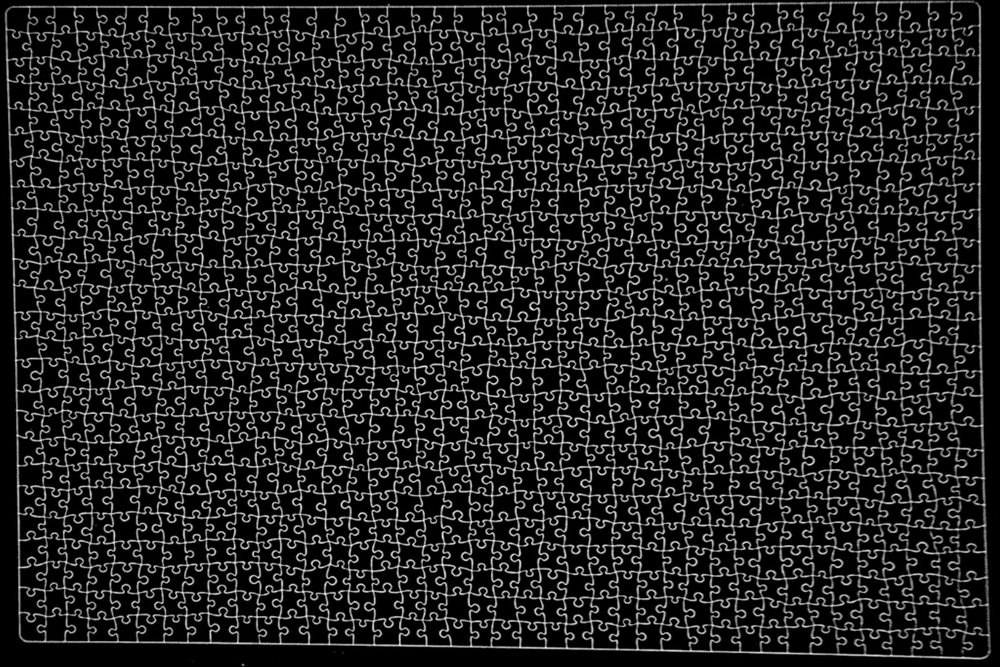
#> input picture data/boards/board_input_test/debug_import/normalized.png, 1000 x 667 px, shrunk from 3000 x 2000 before the run
$ python segment_grid_watershed.py --image ../data/boards/board_input_test/debug_import/normalized.png
#> lines starting #> are read from the running program, lines starting #| are printed output that depends on the picture; after the words box and inside, x2 and y2 are one past the last pixel; in counts of white or black regions, pixels touching at a corner belong together
"""
Grid-Prior Watershed Puzzle Segmentation
=========================================
Segments a binary puzzle grid image (white lines on black) into individual
puzzle slots using a constrained watershed approach.

Known constraints:
  - Grid is 40 columns × 25 rows = 1000 pieces
  - Each piece has 4 sides with concave/convex tabs
  - No merged pieces allowed
  - No irregular shapes allowed
"""

from __future__ import annotations

import argparse
import json
import sys
import time
from pathlib import Path

import cv2
import numpy as np
from scipy import ndimage


# ---------------------------------------------------------------------------
# Step 1: Morphological gap closing
# ---------------------------------------------------------------------------

def directional_close(mask: np.ndarray, length: int = 15, iterations: int = 1) -> np.ndarray:
    """
    Close gaps using directional (linear) structuring elements at 0°, 45°, 90°, 135°.
    This is more effective than a square kernel for line-like structures.
    """
    result = mask.copy()

    angles = [0, 45, 90, 135]
    for angle in angles:
        # Create a line structuring element
        kernel = _line_kernel(length, angle)
        closed = cv2.morphologyEx(result, cv2.MORPH_CLOSE, kernel, iterations=iterations)
        result = cv2.bitwise_or(result, closed)

    return result


def _line_kernel(length: int, angle_deg: int) -> np.ndarray:
    """Create a line-shaped structuring element at a given angle."""
    length = max(3, length)
    if length % 2 == 0:
        length += 1

    kernel = np.zeros((length, length), dtype=np.uint8)
    center = length // 2
    angle_rad = np.deg2rad(angle_deg)

    for i in range(length):
        offset = i - center
        x = int(round(center + offset * np.cos(angle_rad)))
        y = int(round(center - offset * np.sin(angle_rad)))
        if 0 <= x < length and 0 <= y < length:
            kernel[y, x] = 1

    return kernel


def close_small_gaps(mask: np.ndarray, kernel_size: int = 5, iterations: int = 2) -> np.ndarray:
    """Standard morphological close with a small square kernel."""
    kernel = np.ones((kernel_size, kernel_size), dtype=np.uint8)
    return cv2.morphologyEx(mask, cv2.MORPH_CLOSE, kernel, iterations=iterations)


# ---------------------------------------------------------------------------
# Step 2: Skeleton endpoint bridging (multi-round)
# ---------------------------------------------------------------------------

def skeletonize(mask: np.ndarray) -> np.ndarray:
    """Thin the white lines to 1px skeleton using OpenCV morphology."""
    try:
        from skimage.morphology import skeletonize as sk_skeletonize
        binary = mask > 0
        skeleton = sk_skeletonize(binary).astype(np.uint8) * 255
        return skeleton
    except ImportError:
        # Fallback: OpenCV-based skeletonization
        binary = (mask > 0).astype(np.uint8) * 255
        skeleton = np.zeros_like(binary)
        element = cv2.getStructuringElement(cv2.MORPH_CROSS, (3, 3))
        while True:
            opened = cv2.morphologyEx(binary, cv2.MORPH_OPEN, element)
            temp = cv2.subtract(binary, opened)
            eroded = cv2.erode(binary, element)
            skeleton = cv2.bitwise_or(skeleton, temp)
            binary = eroded
            if cv2.countNonZero(binary) == 0:
                break
        return skeleton


def find_endpoints(skeleton: np.ndarray) -> list[tuple[int, int]]:
    """Find endpoints of skeleton (pixels with exactly 1 neighbor)."""
    binary = (skeleton > 0).astype(np.uint8)
    neighbor_kernel = np.array([[1, 1, 1], [1, 0, 1], [1, 1, 1]], dtype=np.uint8)
    neighbor_count = cv2.filter2D(binary, -1, neighbor_kernel, borderType=cv2.BORDER_CONSTANT)
    ys, xs = np.where((binary == 1) & (neighbor_count == 1))
    return list(zip(xs.astype(int).tolist(), ys.astype(int).tolist()))


def bridge_endpoints(
    skeleton: np.ndarray,
    gap_limit: int = 40,
    max_rounds: int = 5,
) -> np.ndarray:
    """
    Multi-round endpoint bridging. Each round:
    1. Find all endpoints
    2. For each endpoint, find closest other endpoint within gap_limit
    3. Connect them with a line
    4. Re-skeletonize? No, just repeat endpoint finding.
    """
    output = skeleton.copy()

    for round_num in range(max_rounds):
        endpoints = find_endpoints(output)
        if len(endpoints) < 2:
            break

        # Build a KD-tree-like approach (simple for small counts)
        connected = 0
        used = set()

        # Sort by x then y for deterministic pairing
        endpoints_sorted = sorted(endpoints)

        for i, p1 in enumerate(endpoints_sorted):
            if p1 in used:
                continue

            best_dist = float('inf')
            best_p2 = None

            for j, p2 in enumerate(endpoints_sorted):
                if i == j or p2 in used:
                    continue

                dx = p1[0] - p2[0]
                dy = p1[1] - p2[1]
                dist = (dx * dx + dy * dy) ** 0.5

                if dist < best_dist and 0 < dist <= gap_limit:
                    best_dist = dist
                    best_p2 = p2

            if best_p2 is not None:
                cv2.line(output, p1, best_p2, 255, 1)
                used.add(p1)
                used.add(best_p2)
                connected += 1

        if connected == 0:
            break

    return output


# ---------------------------------------------------------------------------
# Step 3: Grid-Prior seed generation
# ---------------------------------------------------------------------------

def generate_grid_seeds(
    free_space: np.ndarray,
    rows: int,
    cols: int,
    search_radius: int = 0,
) -> list[tuple[int, int]]:
    """
    Generate seeds at grid cell centers. If a center falls on a wall pixel,
    search nearby for the nearest free-space pixel.
    """
    height, width = free_space.shape
    cell_w = width / cols
    cell_h = height / rows

    if search_radius <= 0:
        search_radius = int(min(cell_w, cell_h) * 0.35)

    seeds = []
    for r in range(rows):
        for c in range(cols):
            cx = int((c + 0.5) * cell_w)
            cy = int((r + 0.5) * cell_h)

            # Clamp to image bounds
            cx = min(max(0, cx), width - 1)
            cy = min(max(0, cy), height - 1)

            if free_space[cy, cx] > 0:
                seeds.append((cx, cy))
            else:
                # Search for nearest free pixel
                found = _find_nearest_free(free_space, cx, cy, search_radius)
                if found is not None:
                    seeds.append(found)
                else:
                    # Expand search
                    found = _find_nearest_free(free_space, cx, cy, search_radius * 2)
                    if found is not None:
                        seeds.append(found)

    return seeds


def _find_nearest_free(mask: np.ndarray, cx: int, cy: int, radius: int) -> tuple[int, int] | None:
    """Find the nearest non-zero pixel to (cx, cy) within a square radius."""
    h, w = mask.shape
    best_dist = float('inf')
    best = None

    y1 = max(0, cy - radius)
    y2 = min(h - 1, cy + radius)
    x1 = max(0, cx - radius)
    x2 = min(w - 1, cx + radius)

    # Extract sub-region for efficiency
    sub = mask[y1:y2+1, x1:x2+1]
    ys, xs = np.where(sub > 0)

    if len(xs) == 0:
        return None

    # Find closest
    dists = (xs - (cx - x1)) ** 2 + (ys - (cy - y1)) ** 2
    idx = np.argmin(dists)
    return (int(xs[idx]) + x1, int(ys[idx]) + y1)


# ---------------------------------------------------------------------------
# Step 4: Watershed segmentation
# ---------------------------------------------------------------------------

def run_watershed(
    free_space: np.ndarray,
    seeds: list[tuple[int, int]],
    edge_map: np.ndarray | None = None,
) -> np.ndarray:
    """
    Run marker-controlled watershed.

    Args:
        free_space: Binary mask where 255 = free space, 0 = wall
        seeds: List of (x, y) seed points
        edge_map: Optional gradient/edge image for watershed energy

    Returns:
        labels: Integer array where each pixel has its label (1-indexed)
    """
    # Create markers
    markers = np.zeros(free_space.shape, dtype=np.int32)
    for label_id, (x, y) in enumerate(seeds, start=1):
        markers[y, x] = label_id

    if edge_map is not None:
        # Use edge map as the gradient for watershed
        if len(edge_map.shape) == 2:
            bgr = cv2.cvtColor(edge_map, cv2.COLOR_GRAY2BGR)
        else:
            bgr = edge_map
    else:
        # Create a gradient image from the free space
        gray = cv2.bitwise_not(free_space)
        bgr = cv2.cvtColor(gray, cv2.COLOR_GRAY2BGR)

    labels = cv2.watershed(bgr, markers)
    return labels


# ---------------------------------------------------------------------------
# Step 5: Slot extraction and validation
# ---------------------------------------------------------------------------

def extract_slots(
    labels: np.ndarray,
    free_space: np.ndarray,
    num_seeds: int,
    min_area: int = 500,
    max_area: int | None = None,
    border_margin: int = 5,
) -> list[dict]:
    """
    Extract individual slot masks from watershed labels.
    Validate each slot for reasonable shape.
    """
    height, width = labels.shape
    slots = []

    for label_id in range(1, num_seeds + 1):
        # Only count pixels that are in free space
        region_mask = ((labels == label_id) & (free_space > 0)).astype(np.uint8) * 255
        area = cv2.countNonZero(region_mask)

        if area < min_area:
            continue
        if max_area is not None and area > max_area:
            continue

        # Find bounding box
        ys, xs = np.where(region_mask > 0)
        if len(xs) == 0:
            continue

        x_min, x_max = int(xs.min()), int(xs.max())
        y_min, y_max = int(ys.min()), int(ys.max())
        bbox_w = x_max - x_min + 1
        bbox_h = y_max - y_min + 1

        # Check if touches border
        touches = (x_min <= border_margin or y_min <= border_margin or
                   x_max >= width - border_margin or y_max >= height - border_margin)

        # Find contour
        contours, _ = cv2.findContours(region_mask, cv2.RETR_EXTERNAL, cv2.CHAIN_APPROX_SIMPLE)
        if not contours:
            continue

        contour = max(contours, key=cv2.contourArea)
        perimeter = cv2.arcLength(contour, True)
        hull = cv2.convexHull(contour)
        hull_area = cv2.contourArea(hull)
        solidity = area / hull_area if hull_area > 0 else 0

        # Center
        M = cv2.moments(contour)
        if M["m00"] > 0:
            cx = int(M["m10"] / M["m00"])
            cy = int(M["m01"] / M["m00"])
        else:
            cx = (x_min + x_max) // 2
            cy = (y_min + y_max) // 2

        slots.append({
            "label_id": label_id,
            "area": area,
            "perimeter": round(perimeter, 1),
            "bbox": [x_min, y_min, bbox_w, bbox_h],
            "center": [cx, cy],
            "solidity": round(solidity, 3),
            "touches_border": touches,
            "contour": contour,
            "mask": region_mask,
        })

    return slots


def validate_slots(
    slots: list[dict],
    expected_count: int,
    median_area: float | None = None,
) -> dict:
    """
    Validate extracted slots against expectations.
    Returns validation report.
    """
    if not slots:
        return {"valid": False, "reason": "No slots found", "count": 0}

    areas = [s["area"] for s in slots]
    if median_area is None:
        median_area = float(np.median(areas))

    # Check for merged pieces (area >> median)
    merged = [s for s in slots if s["area"] > median_area * 1.8]

    # Check for fragments (area << median)
    fragments = [s for s in slots if s["area"] < median_area * 0.3]

    # Check solidity (puzzle pieces should be fairly solid, ~0.7-0.95)
    irregular = [s for s in slots if s["solidity"] < 0.5 or s["solidity"] > 0.99]

    return {
        "valid": len(merged) == 0 and len(fragments) == 0,
        "count": len(slots),
        "expected": expected_count,
        "median_area": round(median_area, 1),
        "area_std": round(float(np.std(areas)), 1),
        "merged_count": len(merged),
        "fragment_count": len(fragments),
        "irregular_count": len(irregular),
        "merged_labels": [s["label_id"] for s in merged],
        "fragment_labels": [s["label_id"] for s in fragments],
    }


# ---------------------------------------------------------------------------
# Step 6: Visualization
# ---------------------------------------------------------------------------

def draw_overlay(
    base_image: np.ndarray,
    slots: list[dict],
    show_labels: bool = True,
    show_centers: bool = True,
) -> np.ndarray:
    """Draw colored overlay of all slots on the base image."""
    if len(base_image.shape) == 2:
        overlay = cv2.cvtColor(base_image, cv2.COLOR_GRAY2BGR)
    else:
        overlay = base_image.copy()

    # Generate distinct colors
    np.random.seed(42)
    colors = []
    for i in range(len(slots)):
        hue = int((i * 137) % 180)  # Golden angle for color spread
        color = cv2.cvtColor(np.uint8([[[hue, 200, 200]]]), cv2.COLOR_HSV2BGR)[0][0]
        colors.append(tuple(int(c) for c in color))

    for i, slot in enumerate(slots):
        color = colors[i % len(colors)]

        # Draw filled contour with transparency
        mask = slot["mask"]
        colored = np.zeros_like(overlay)
        colored[mask > 0] = color
        overlay = cv2.addWeighted(overlay, 1.0, colored, 0.3, 0)

        # Draw contour outline
        cv2.drawContours(overlay, [slot["contour"]], -1, color, 1)

        if show_centers:
            cx, cy = slot["center"]
            cv2.circle(overlay, (cx, cy), 3, (0, 0, 255), -1)

        if show_labels:
            cx, cy = slot["center"]
            label_text = str(slot["label_id"])
            cv2.putText(overlay, label_text, (cx - 10, cy + 5),
                       cv2.FONT_HERSHEY_SIMPLEX, 0.3, (255, 255, 255), 1)

    return overlay


def draw_random_color_fill(
    shape: tuple[int, int],
    slots: list[dict],
) -> np.ndarray:
    """Fill each slot with a random solid color for easy visual check."""
    result = np.zeros((shape[0], shape[1], 3), dtype=np.uint8)

    np.random.seed(42)
    for i, slot in enumerate(slots):
        hue = int((i * 137) % 180)
        color = cv2.cvtColor(np.uint8([[[hue, 180, 220]]]), cv2.COLOR_HSV2BGR)[0][0]
        result[slot["mask"] > 0] = color

    return result


# ---------------------------------------------------------------------------
# Main pipeline
# ---------------------------------------------------------------------------

def segment_puzzle(
    image_path: str,
    rows: int = 25,
    cols: int = 40,
    gap_close_kernel: int = 7,
    gap_close_iter: int = 2,
    directional_length: int = 15,
    bridge_gap_limit: int = 40,
    bridge_rounds: int = 5,
    wall_dilate: int = 3,
    border_thickness: int = 8,
    min_slot_area: int = 500,
    max_slot_area: int | None = None,
    output_dir: str | None = None,
    debug: bool = False,
) -> dict:
    """
    Main segmentation pipeline.

    Args:
        image_path: Path to binary puzzle image
        rows: Number of puzzle rows
        cols: Number of puzzle columns
        gap_close_kernel: Kernel size for initial morphological close
        gap_close_iter: Iterations for initial close
        directional_length: Length of directional closing kernels
        bridge_gap_limit: Maximum distance for endpoint bridging
        bridge_rounds: Number of bridging rounds
        wall_dilate: Dilation of final wall mask before watershed
        border_thickness: Thickness of image border wall
        min_slot_area: Minimum valid slot area
        max_slot_area: Maximum valid slot area
        output_dir: Directory for output files
        debug: Save debug images
    """
#> called with rows = 25, cols = 40, gap_close_kernel = 7, gap_close_iter = 2, directional_length = 15, bridge_gap_limit = 40, bridge_rounds = 5, wall_dilate = 3
    t0 = time.time()
    expected_count = rows * cols

    # --- Load image ---
    img = cv2.imread(str(image_path), cv2.IMREAD_GRAYSCALE)
#> img is the input picture: shape (667, 1000); min 0, max 246, mean 36.1
    if img is None:
        raise FileNotFoundError(f"Cannot read: {image_path}")

    height, width = img.shape
    print(f"Image: {width}x{height}")
#| Image: 1000x667
    print(f"Grid: {cols}x{rows} = {expected_count} pieces")

    # Clean binarize
    _, binary = cv2.threshold(img, 127, 255, cv2.THRESH_BINARY)
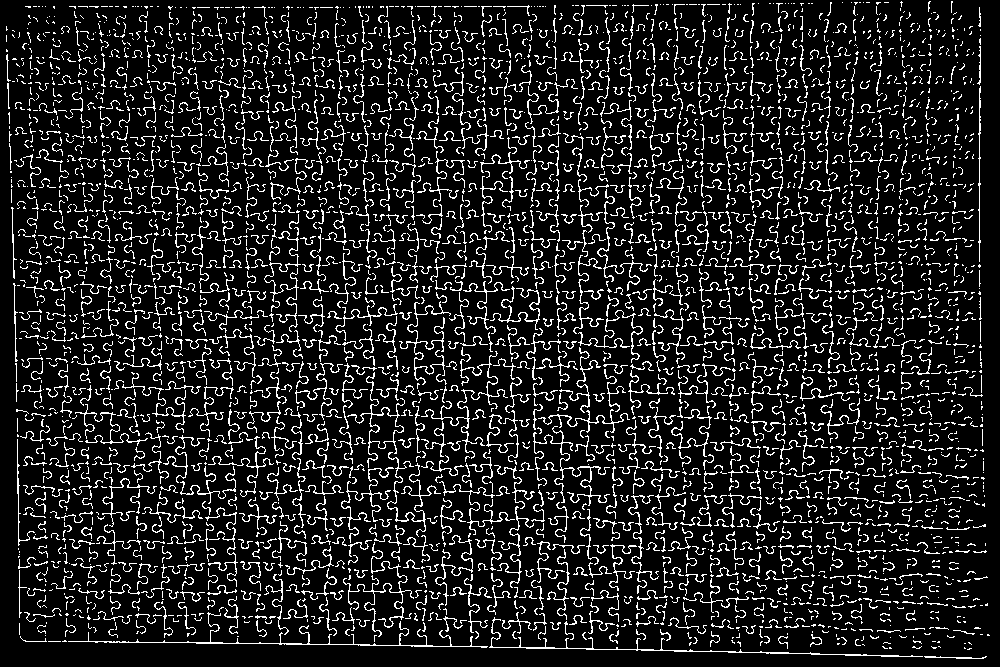
#> binary: shape (667, 1000); 12.7% white in thin lines or dots

    # --- Output setup ---
    if output_dir is None:
        output_dir = str(Path(image_path).parent / "outputs" / "grid_watershed")
    out_path = Path(output_dir)
    out_path.mkdir(parents=True, exist_ok=True)

    # --- Step 1: Gap closing ---
    print("Step 1: Morphological gap closing...")

    # 1a. Standard close
    closed = close_small_gaps(binary, kernel_size=gap_close_kernel, iterations=gap_close_iter)
#> in close_small_gaps, `return cv2.morphologyEx(mask, cv2.MORPH_CLOSE, kernel, iterations=iter..`:
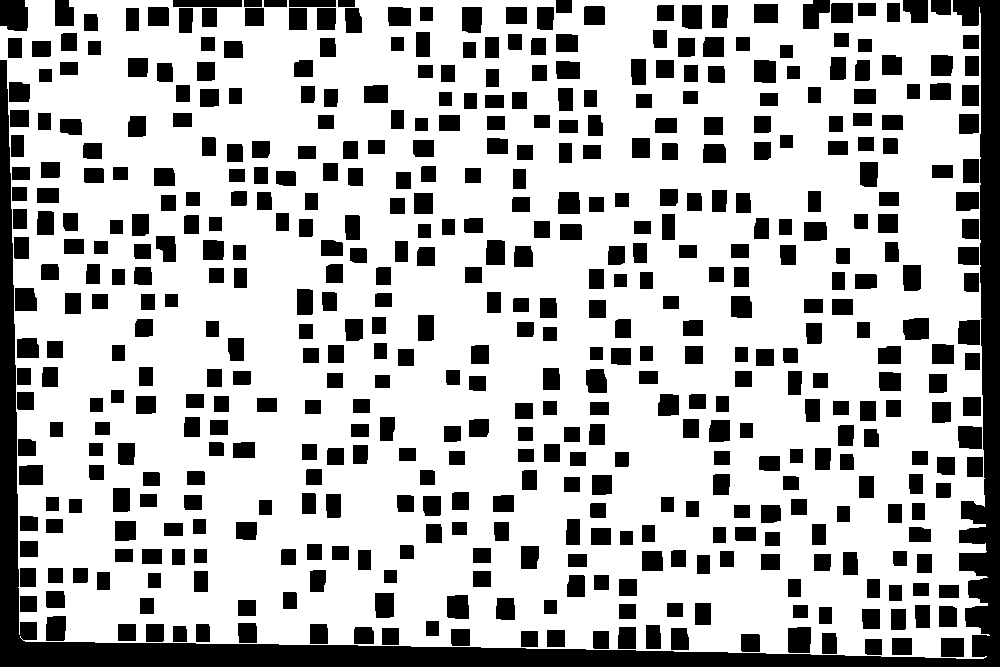
#> returned value: shape (667, 1000); 72.3% white; 498 black regions, largest, box (x1, y1, x2, y2) and area: (0, 0, 1000, 667) 41484, (0, 0, 28, 31) 801, (788, 627, 811, 653) 579

    # 1b. Directional close
    closed = directional_close(closed, length=directional_length, iterations=1)
#> the loop in directional_close, `for angle in angles:` made 4 passes
#> pass 1, in directional_close, `closed = cv2.morphologyEx(result, cv2.MORPH_CLOSE, kernel, iterations=..`:
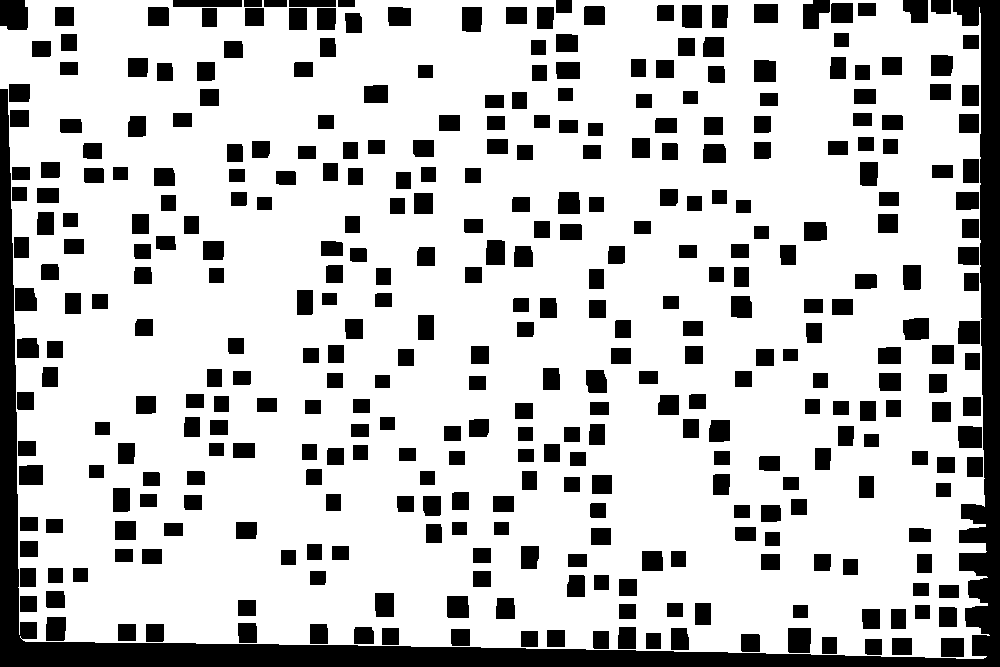
#> closed: shape (667, 1000); 77.4% white; 366 black regions, largest, box (x1, y1, x2, y2) and area: (0, 0, 1000, 667) 41201, (0, 0, 28, 30) 788, (803, 0, 830, 29) 566
#> pass 2, in directional_close, `closed = cv2.morphologyEx(result, cv2.MORPH_CLOSE, kernel, iterations=..`:
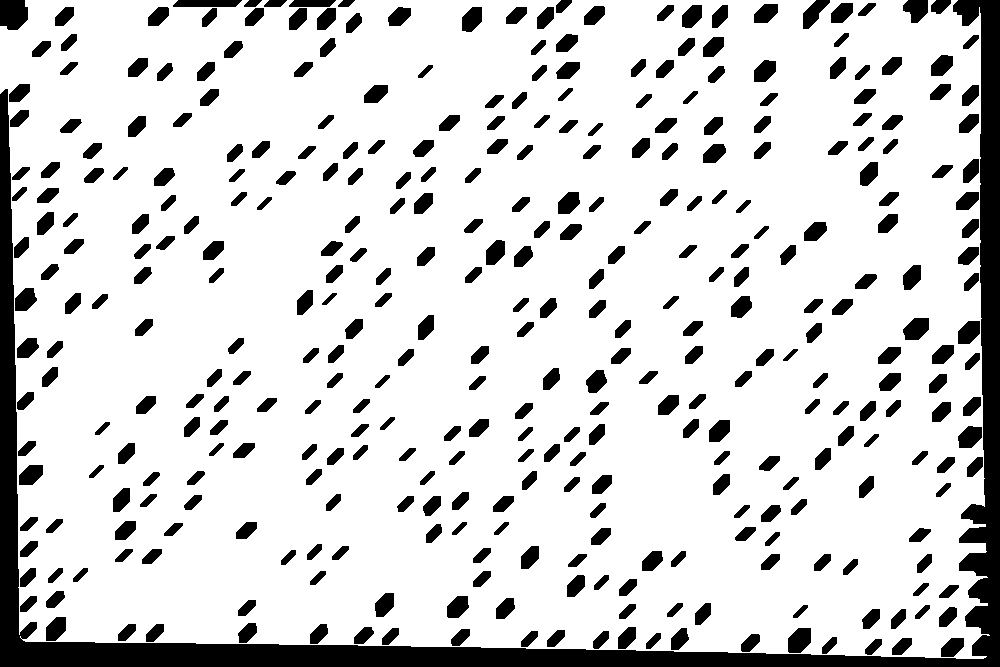
#> closed: shape (667, 1000); 83.3% white; 366 black regions, largest, box (x1, y1, x2, y2) and area: (0, 0, 1000, 667) 40714, (0, 0, 28, 30) 735, (788, 628, 811, 653) 464

    if debug:
        cv2.imwrite(str(out_path / "01_gap_closed.png"), closed)

    # --- Step 2: Skeleton + endpoint bridging ---
    print("Step 2: Skeletonize + endpoint bridging...")
    skeleton = skeletonize(closed)
#> (the rest of the program and of its run is left out)
